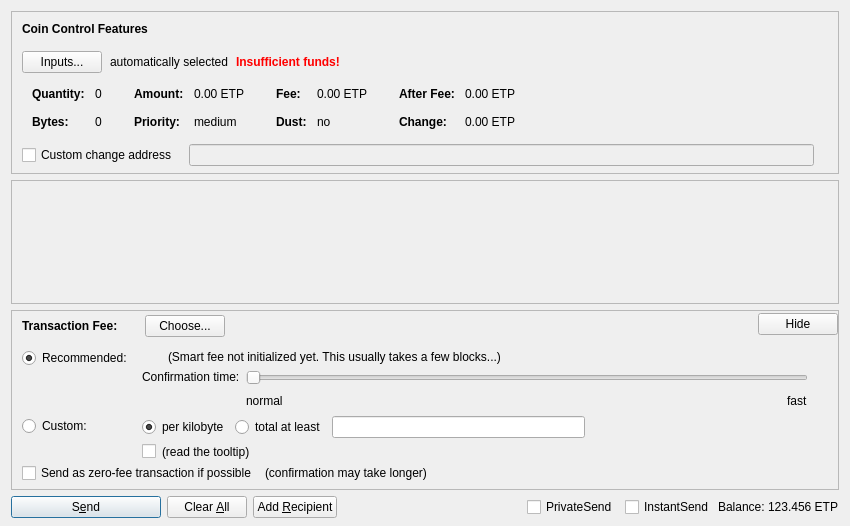
<?xml version="1.0" encoding="UTF-8"?>
<ui version="4.0">
 <class>SendCoinsDialog</class>
 <widget class="QDialog" name="SendCoinsDialog">
  <property name="geometry">
   <rect>
    <x>0</x>
    <y>0</y>
    <width>850</width>
    <height>526</height>
   </rect>
  </property>
  <property name="windowTitle">
   <string>Send Coins</string>
  </property>
  <layout class="QVBoxLayout" name="verticalLayout" stretch="0,1,0,0">
   <property name="bottomMargin">
    <number>8</number>
   </property>
   <item>
    <widget class="QFrame" name="frameCoinControl">
     <property name="sizePolicy">
      <sizepolicy hsizetype="Expanding" vsizetype="Expanding">
       <horstretch>0</horstretch>
       <verstretch>0</verstretch>
      </sizepolicy>
     </property>
     <property name="maximumSize">
      <size>
       <width>16777215</width>
       <height>16777215</height>
      </size>
     </property>
     <property name="frameShape">
      <enum>QFrame::StyledPanel</enum>
     </property>
     <property name="frameShadow">
      <enum>QFrame::Sunken</enum>
     </property>
     <layout class="QVBoxLayout" name="verticalLayoutCoinControl2">
      <property name="spacing">
       <number>0</number>
      </property>
      <property name="leftMargin">
       <number>0</number>
      </property>
      <property name="topMargin">
       <number>0</number>
      </property>
      <property name="rightMargin">
       <number>0</number>
      </property>
      <property name="bottomMargin">
       <number>6</number>
      </property>
      <item>
       <layout class="QVBoxLayout" name="verticalLayoutCoinControl" stretch="0,0,0,0,1">
        <property name="spacing">
         <number>0</number>
        </property>
        <property name="leftMargin">
         <number>10</number>
        </property>
        <property name="topMargin">
         <number>10</number>
        </property>
        <item>
         <layout class="QHBoxLayout" name="horizontalLayoutCoinControl1">
          <property name="bottomMargin">
           <number>15</number>
          </property>
          <item>
           <widget class="QLabel" name="labelCoinControlFeatures">
            <property name="sizePolicy">
             <sizepolicy hsizetype="Preferred" vsizetype="Maximum">
              <horstretch>0</horstretch>
              <verstretch>0</verstretch>
             </sizepolicy>
            </property>
            <property name="font">
             <font>
              <weight>75</weight>
              <bold>true</bold>
             </font>
            </property>
            <property name="styleSheet">
             <string notr="true">font-weight:bold;</string>
            </property>
            <property name="text">
             <string>Coin Control Features</string>
            </property>
           </widget>
          </item>
         </layout>
        </item>
        <item>
         <layout class="QHBoxLayout" name="horizontalLayoutCoinControl2" stretch="0,0,0,0">
          <property name="spacing">
           <number>8</number>
          </property>
          <property name="bottomMargin">
           <number>10</number>
          </property>
          <item>
           <widget class="QPushButton" name="pushButtonCoinControl">
            <property name="styleSheet">
             <string notr="true"/>
            </property>
            <property name="text">
             <string>Inputs...</string>
            </property>
            <property name="autoDefault">
             <bool>false</bool>
            </property>
           </widget>
          </item>
          <item>
           <widget class="QLabel" name="labelCoinControlAutomaticallySelected">
            <property name="text">
             <string>automatically selected</string>
            </property>
            <property name="margin">
             <number>5</number>
            </property>
           </widget>
          </item>
          <item>
           <widget class="QLabel" name="labelCoinControlInsuffFunds">
            <property name="font">
             <font>
              <weight>75</weight>
              <bold>true</bold>
             </font>
            </property>
            <property name="styleSheet">
             <string notr="true">color:red;font-weight:bold;</string>
            </property>
            <property name="text">
             <string>Insufficient funds!</string>
            </property>
            <property name="margin">
             <number>5</number>
            </property>
           </widget>
          </item>
          <item>
           <spacer name="horizontalSpacerCoinControl">
            <property name="orientation">
             <enum>Qt::Horizontal</enum>
            </property>
            <property name="sizeHint" stdset="0">
             <size>
              <width>40</width>
              <height>1</height>
             </size>
            </property>
           </spacer>
          </item>
         </layout>
        </item>
        <item>
         <widget class="QWidget" name="widgetCoinControl" native="true">
          <property name="sizePolicy">
           <sizepolicy hsizetype="Preferred" vsizetype="Preferred">
            <horstretch>0</horstretch>
            <verstretch>0</verstretch>
           </sizepolicy>
          </property>
          <property name="minimumSize">
           <size>
            <width>0</width>
            <height>0</height>
           </size>
          </property>
          <property name="styleSheet">
           <string notr="true"/>
          </property>
          <layout class="QHBoxLayout" name="horizontalLayoutCoinControl5">
           <property name="leftMargin">
            <number>0</number>
           </property>
           <property name="topMargin">
            <number>0</number>
           </property>
           <property name="rightMargin">
            <number>0</number>
           </property>
           <property name="bottomMargin">
            <number>0</number>
           </property>
           <item>
            <layout class="QHBoxLayout" name="horizontalLayoutCoinControl3" stretch="0,0,0,1">
             <property name="spacing">
              <number>20</number>
             </property>
             <property name="topMargin">
              <number>0</number>
             </property>
             <property name="bottomMargin">
              <number>10</number>
             </property>
             <item>
              <layout class="QFormLayout" name="formLayoutCoinControl1">
               <property name="horizontalSpacing">
                <number>10</number>
               </property>
               <property name="verticalSpacing">
                <number>14</number>
               </property>
               <property name="leftMargin">
                <number>10</number>
               </property>
               <property name="topMargin">
                <number>4</number>
               </property>
               <property name="rightMargin">
                <number>6</number>
               </property>
               <item row="0" column="0">
                <widget class="QLabel" name="labelCoinControlQuantityText">
                 <property name="font">
                  <font>
                   <weight>75</weight>
                   <bold>true</bold>
                  </font>
                 </property>
                 <property name="text">
                  <string>Quantity:</string>
                 </property>
                 <property name="margin">
                  <number>0</number>
                 </property>
                </widget>
               </item>
               <item row="0" column="1">
                <widget class="QLabel" name="labelCoinControlQuantity">
                 <property name="cursor">
                  <cursorShape>IBeamCursor</cursorShape>
                 </property>
                 <property name="contextMenuPolicy">
                  <enum>Qt::ActionsContextMenu</enum>
                 </property>
                 <property name="text">
                  <string notr="true">0</string>
                 </property>
                 <property name="margin">
                  <number>0</number>
                 </property>
                 <property name="textInteractionFlags">
                  <set>Qt::LinksAccessibleByMouse|Qt::TextSelectableByKeyboard|Qt::TextSelectableByMouse</set>
                 </property>
                </widget>
               </item>
               <item row="1" column="0">
                <widget class="QLabel" name="labelCoinControlBytesText">
                 <property name="font">
                  <font>
                   <weight>75</weight>
                   <bold>true</bold>
                  </font>
                 </property>
                 <property name="text">
                  <string>Bytes:</string>
                 </property>
                </widget>
               </item>
               <item row="1" column="1">
                <widget class="QLabel" name="labelCoinControlBytes">
                 <property name="cursor">
                  <cursorShape>IBeamCursor</cursorShape>
                 </property>
                 <property name="contextMenuPolicy">
                  <enum>Qt::ActionsContextMenu</enum>
                 </property>
                 <property name="text">
                  <string notr="true">0</string>
                 </property>
                 <property name="textInteractionFlags">
                  <set>Qt::LinksAccessibleByMouse|Qt::TextSelectableByKeyboard|Qt::TextSelectableByMouse</set>
                 </property>
                </widget>
               </item>
              </layout>
             </item>
             <item>
              <layout class="QFormLayout" name="formLayoutCoinControl2">
               <property name="horizontalSpacing">
                <number>10</number>
               </property>
               <property name="verticalSpacing">
                <number>14</number>
               </property>
               <property name="leftMargin">
                <number>6</number>
               </property>
               <property name="topMargin">
                <number>4</number>
               </property>
               <property name="rightMargin">
                <number>6</number>
               </property>
               <item row="0" column="0">
                <widget class="QLabel" name="labelCoinControlAmountText">
                 <property name="font">
                  <font>
                   <weight>75</weight>
                   <bold>true</bold>
                  </font>
                 </property>
                 <property name="text">
                  <string>Amount:</string>
                 </property>
                 <property name="margin">
                  <number>0</number>
                 </property>
                </widget>
               </item>
               <item row="0" column="1">
                <widget class="QLabel" name="labelCoinControlAmount">
                 <property name="cursor">
                  <cursorShape>IBeamCursor</cursorShape>
                 </property>
                 <property name="contextMenuPolicy">
                  <enum>Qt::ActionsContextMenu</enum>
                 </property>
                 <property name="text">
                  <string notr="true">0.00 ETP</string>
                 </property>
                 <property name="textInteractionFlags">
                  <set>Qt::LinksAccessibleByMouse|Qt::TextSelectableByKeyboard|Qt::TextSelectableByMouse</set>
                 </property>
                </widget>
               </item>
               <item row="1" column="0">
                <widget class="QLabel" name="labelCoinControlPriorityText">
                 <property name="font">
                  <font>
                   <weight>75</weight>
                   <bold>true</bold>
                  </font>
                 </property>
                 <property name="text">
                  <string>Priority:</string>
                 </property>
                </widget>
               </item>
               <item row="1" column="1">
                <widget class="QLabel" name="labelCoinControlPriority">
                 <property name="cursor">
                  <cursorShape>IBeamCursor</cursorShape>
                 </property>
                 <property name="contextMenuPolicy">
                  <enum>Qt::ActionsContextMenu</enum>
                 </property>
                 <property name="text">
                  <string>medium</string>
                 </property>
                 <property name="textInteractionFlags">
                  <set>Qt::LinksAccessibleByMouse|Qt::TextSelectableByKeyboard|Qt::TextSelectableByMouse</set>
                 </property>
                </widget>
               </item>
              </layout>
             </item>
             <item>
              <layout class="QFormLayout" name="formLayoutCoinControl3">
               <property name="horizontalSpacing">
                <number>10</number>
               </property>
               <property name="verticalSpacing">
                <number>14</number>
               </property>
               <property name="leftMargin">
                <number>6</number>
               </property>
               <property name="topMargin">
                <number>4</number>
               </property>
               <property name="rightMargin">
                <number>6</number>
               </property>
               <item row="0" column="0">
                <widget class="QLabel" name="labelCoinControlFeeText">
                 <property name="font">
                  <font>
                   <weight>75</weight>
                   <bold>true</bold>
                  </font>
                 </property>
                 <property name="text">
                  <string>Fee:</string>
                 </property>
                 <property name="margin">
                  <number>0</number>
                 </property>
                </widget>
               </item>
               <item row="0" column="1">
                <widget class="QLabel" name="labelCoinControlFee">
                 <property name="cursor">
                  <cursorShape>IBeamCursor</cursorShape>
                 </property>
                 <property name="contextMenuPolicy">
                  <enum>Qt::ActionsContextMenu</enum>
                 </property>
                 <property name="text">
                  <string notr="true">0.00 ETP</string>
                 </property>
                 <property name="textInteractionFlags">
                  <set>Qt::LinksAccessibleByMouse|Qt::TextSelectableByKeyboard|Qt::TextSelectableByMouse</set>
                 </property>
                </widget>
               </item>
               <item row="1" column="0">
                <widget class="QLabel" name="labelCoinControlLowOutputText">
                 <property name="font">
                  <font>
                   <weight>75</weight>
                   <bold>true</bold>
                  </font>
                 </property>
                 <property name="text">
                  <string>Dust:</string>
                 </property>
                </widget>
               </item>
               <item row="1" column="1">
                <widget class="QLabel" name="labelCoinControlLowOutput">
                 <property name="cursor">
                  <cursorShape>IBeamCursor</cursorShape>
                 </property>
                 <property name="contextMenuPolicy">
                  <enum>Qt::ActionsContextMenu</enum>
                 </property>
                 <property name="text">
                  <string>no</string>
                 </property>
                 <property name="textInteractionFlags">
                  <set>Qt::LinksAccessibleByMouse|Qt::TextSelectableByKeyboard|Qt::TextSelectableByMouse</set>
                 </property>
                </widget>
               </item>
              </layout>
             </item>
             <item>
              <layout class="QFormLayout" name="formLayoutCoinControl4">
               <property name="horizontalSpacing">
                <number>10</number>
               </property>
               <property name="verticalSpacing">
                <number>14</number>
               </property>
               <property name="leftMargin">
                <number>6</number>
               </property>
               <property name="topMargin">
                <number>4</number>
               </property>
               <property name="rightMargin">
                <number>6</number>
               </property>
               <item row="0" column="0">
                <widget class="QLabel" name="labelCoinControlAfterFeeText">
                 <property name="font">
                  <font>
                   <weight>75</weight>
                   <bold>true</bold>
                  </font>
                 </property>
                 <property name="text">
                  <string>After Fee:</string>
                 </property>
                 <property name="margin">
                  <number>0</number>
                 </property>
                </widget>
               </item>
               <item row="0" column="1">
                <widget class="QLabel" name="labelCoinControlAfterFee">
                 <property name="cursor">
                  <cursorShape>IBeamCursor</cursorShape>
                 </property>
                 <property name="contextMenuPolicy">
                  <enum>Qt::ActionsContextMenu</enum>
                 </property>
                 <property name="text">
                  <string notr="true">0.00 ETP</string>
                 </property>
                 <property name="textInteractionFlags">
                  <set>Qt::LinksAccessibleByMouse|Qt::TextSelectableByKeyboard|Qt::TextSelectableByMouse</set>
                 </property>
                </widget>
               </item>
               <item row="1" column="0">
                <widget class="QLabel" name="labelCoinControlChangeText">
                 <property name="font">
                  <font>
                   <weight>75</weight>
                   <bold>true</bold>
                  </font>
                 </property>
                 <property name="text">
                  <string>Change:</string>
                 </property>
                </widget>
               </item>
               <item row="1" column="1">
                <widget class="QLabel" name="labelCoinControlChange">
                 <property name="cursor">
                  <cursorShape>IBeamCursor</cursorShape>
                 </property>
                 <property name="contextMenuPolicy">
                  <enum>Qt::ActionsContextMenu</enum>
                 </property>
                 <property name="text">
                  <string notr="true">0.00 ETP</string>
                 </property>
                 <property name="textInteractionFlags">
                  <set>Qt::LinksAccessibleByMouse|Qt::TextSelectableByKeyboard|Qt::TextSelectableByMouse</set>
                 </property>
                </widget>
               </item>
              </layout>
             </item>
            </layout>
           </item>
          </layout>
         </widget>
        </item>
        <item>
         <layout class="QHBoxLayout" name="horizontalLayoutCoinControl4" stretch="0,0,0">
          <property name="spacing">
           <number>12</number>
          </property>
          <property name="sizeConstraint">
           <enum>QLayout::SetDefaultConstraint</enum>
          </property>
          <property name="topMargin">
           <number>5</number>
          </property>
          <property name="rightMargin">
           <number>5</number>
          </property>
          <item>
           <widget class="QCheckBox" name="checkBoxCoinControlChange">
            <property name="toolTip">
             <string>If this is activated, but the change address is empty or invalid, change will be sent to a newly generated address.</string>
            </property>
            <property name="text">
             <string>Custom change address</string>
            </property>
           </widget>
          </item>
          <item>
           <widget class="QValidatedLineEdit" name="lineEditCoinControlChange">
            <property name="enabled">
             <bool>false</bool>
            </property>
            <property name="sizePolicy">
             <sizepolicy hsizetype="Expanding" vsizetype="Fixed">
              <horstretch>0</horstretch>
              <verstretch>0</verstretch>
             </sizepolicy>
            </property>
           </widget>
          </item>
          <item>
           <widget class="QLabel" name="labelCoinControlChangeLabel">
            <property name="sizePolicy">
             <sizepolicy hsizetype="Preferred" vsizetype="Expanding">
              <horstretch>0</horstretch>
              <verstretch>0</verstretch>
             </sizepolicy>
            </property>
            <property name="minimumSize">
             <size>
              <width>0</width>
              <height>0</height>
             </size>
            </property>
            <property name="text">
             <string/>
            </property>
            <property name="margin">
             <number>3</number>
            </property>
           </widget>
          </item>
         </layout>
        </item>
        <item>
         <spacer name="verticalSpacerCoinControl">
          <property name="orientation">
           <enum>Qt::Vertical</enum>
          </property>
          <property name="sizeHint" stdset="0">
           <size>
            <width>800</width>
            <height>1</height>
           </size>
          </property>
         </spacer>
        </item>
       </layout>
      </item>
     </layout>
    </widget>
   </item>
   <item>
    <widget class="QScrollArea" name="scrollArea">
     <property name="widgetResizable">
      <bool>true</bool>
     </property>
     <widget class="QWidget" name="scrollAreaWidgetContents">
      <property name="geometry">
       <rect>
        <x>0</x>
        <y>0</y>
        <width>830</width>
        <height>69</height>
       </rect>
      </property>
      <layout class="QVBoxLayout" name="verticalLayout_2" stretch="0,1">
       <property name="leftMargin">
        <number>0</number>
       </property>
       <property name="topMargin">
        <number>0</number>
       </property>
       <property name="rightMargin">
        <number>0</number>
       </property>
       <property name="bottomMargin">
        <number>0</number>
       </property>
       <item>
        <layout class="QVBoxLayout" name="entries">
         <property name="spacing">
          <number>6</number>
         </property>
        </layout>
       </item>
       <item>
        <spacer name="verticalSpacer">
         <property name="orientation">
          <enum>Qt::Vertical</enum>
         </property>
         <property name="sizeHint" stdset="0">
          <size>
           <width>20</width>
           <height>40</height>
          </size>
         </property>
        </spacer>
       </item>
      </layout>
     </widget>
    </widget>
   </item>
   <item>
    <widget class="QFrame" name="frameFee">
     <property name="sizePolicy">
      <sizepolicy hsizetype="Expanding" vsizetype="Expanding">
       <horstretch>0</horstretch>
       <verstretch>0</verstretch>
      </sizepolicy>
     </property>
     <property name="maximumSize">
      <size>
       <width>16777215</width>
       <height>16777215</height>
      </size>
     </property>
     <property name="frameShape">
      <enum>QFrame::StyledPanel</enum>
     </property>
     <property name="frameShadow">
      <enum>QFrame::Sunken</enum>
     </property>
     <layout class="QVBoxLayout" name="verticalLayoutFee1">
      <property name="spacing">
       <number>0</number>
      </property>
      <property name="leftMargin">
       <number>0</number>
      </property>
      <property name="topMargin">
       <number>0</number>
      </property>
      <property name="rightMargin">
       <number>0</number>
      </property>
      <property name="bottomMargin">
       <number>0</number>
      </property>
      <item>
       <layout class="QVBoxLayout" name="verticalLayoutFee2" stretch="0,0,0">
        <property name="spacing">
         <number>0</number>
        </property>
        <property name="leftMargin">
         <number>10</number>
        </property>
        <property name="topMargin">
         <number>0</number>
        </property>
        <item>
         <layout class="QHBoxLayout" name="horizontalLayoutFee1">
          <property name="bottomMargin">
           <number>0</number>
          </property>
          <item>
           <layout class="QVBoxLayout" name="verticalLayoutFee7">
            <property name="spacing">
             <number>0</number>
            </property>
            <item>
             <spacer name="verticalSpacerSmartFee">
              <property name="orientation">
               <enum>Qt::Vertical</enum>
              </property>
              <property name="sizeType">
               <enum>QSizePolicy::Fixed</enum>
              </property>
              <property name="sizeHint" stdset="0">
               <size>
                <width>1</width>
                <height>4</height>
               </size>
              </property>
             </spacer>
            </item>
            <item>
             <layout class="QHBoxLayout" name="horizontalLayoutSmartFee">
              <property name="spacing">
               <number>10</number>
              </property>
              <item>
               <widget class="QLabel" name="labelFeeHeadline">
                <property name="sizePolicy">
                 <sizepolicy hsizetype="Preferred" vsizetype="Maximum">
                  <horstretch>0</horstretch>
                  <verstretch>0</verstretch>
                 </sizepolicy>
                </property>
                <property name="font">
                 <font>
                  <weight>75</weight>
                  <bold>true</bold>
                 </font>
                </property>
                <property name="styleSheet">
                 <string notr="true">font-weight:bold;</string>
                </property>
                <property name="text">
                 <string>Transaction Fee:</string>
                </property>
               </widget>
              </item>
              <item>
               <widget class="QLabel" name="labelFeeMinimized">
                <property name="text">
                 <string/>
                </property>
               </widget>
              </item>
              <item>
               <widget class="QPushButton" name="buttonChooseFee">
                <property name="text">
                 <string>Choose...</string>
                </property>
               </widget>
              </item>
             </layout>
            </item>
            <item>
             <spacer name="verticalSpacer_5">
              <property name="orientation">
               <enum>Qt::Vertical</enum>
              </property>
              <property name="sizeHint" stdset="0">
               <size>
                <width>1</width>
                <height>1</height>
               </size>
              </property>
             </spacer>
            </item>
           </layout>
          </item>
          <item>
           <spacer name="horizontalSpacer_4">
            <property name="orientation">
             <enum>Qt::Horizontal</enum>
            </property>
            <property name="sizeHint" stdset="0">
             <size>
              <width>40</width>
              <height>20</height>
             </size>
            </property>
           </spacer>
          </item>
          <item>
           <widget class="QPushButton" name="buttonMinimizeFee">
            <property name="toolTip">
             <string>collapse fee-settings</string>
            </property>
            <property name="text">
             <string>Hide</string>
            </property>
           </widget>
          </item>
         </layout>
        </item>
        <item>
         <widget class="QFrame" name="frameFeeSelection">
          <layout class="QVBoxLayout" name="verticalLayoutFee12">
           <property name="spacing">
            <number>0</number>
           </property>
           <property name="leftMargin">
            <number>0</number>
           </property>
           <property name="topMargin">
            <number>0</number>
           </property>
           <property name="rightMargin">
            <number>0</number>
           </property>
           <property name="bottomMargin">
            <number>0</number>
           </property>
           <item>
            <layout class="QGridLayout" name="gridLayoutFee">
             <property name="topMargin">
              <number>10</number>
             </property>
             <property name="bottomMargin">
              <number>4</number>
             </property>
             <property name="horizontalSpacing">
              <number>10</number>
             </property>
             <property name="verticalSpacing">
              <number>4</number>
             </property>
             <item row="1" column="1">
              <layout class="QVBoxLayout" name="verticalLayoutFee8">
               <property name="spacing">
                <number>6</number>
               </property>
               <item>
                <layout class="QHBoxLayout" name="horizontalLayoutFee13">
                 <item>
                  <widget class="QRadioButton" name="radioCustomPerKilobyte">
                   <property name="toolTip">
                    <string>If the custom fee is set to 1000 duffs and the transaction is only 250 bytes, then &quot;per kilobyte&quot; only pays 250 duffs in fee,&lt;br /&gt;while &quot;at least&quot; pays 1000 duffs. For transactions bigger than a kilobyte both pay by kilobyte.</string>
                   </property>
                   <property name="text">
                    <string>per kilobyte</string>
                   </property>
                   <property name="checked">
                    <bool>true</bool>
                   </property>
                   <attribute name="buttonGroup">
                    <string notr="true">groupCustomFee</string>
                   </attribute>
                  </widget>
                 </item>
                 <item>
                  <widget class="QRadioButton" name="radioCustomAtLeast">
                   <property name="toolTip">
                    <string>If the custom fee is set to 1000 duffs and the transaction is only 250 bytes, then &quot;per kilobyte&quot; only pays 250 duffs in fee,&lt;br /&gt;while &quot;total at least&quot; pays 1000 duffs. For transactions bigger than a kilobyte both pay by kilobyte.</string>
                   </property>
                   <property name="text">
                    <string>total at least</string>
                   </property>
                   <attribute name="buttonGroup">
                    <string notr="true">groupCustomFee</string>
                   </attribute>
                  </widget>
                 </item>
                 <item>
                  <widget class="BitcoinAmountField" name="customFee"/>
                 </item>
                 <item>
                  <spacer name="horizontalSpacer_6">
                   <property name="orientation">
                    <enum>Qt::Horizontal</enum>
                   </property>
                   <property name="sizeHint" stdset="0">
                    <size>
                     <width>1</width>
                     <height>1</height>
                    </size>
                   </property>
                  </spacer>
                 </item>
                </layout>
               </item>
               <item>
                <layout class="QHBoxLayout" name="horizontalLayoutFee8">
                 <item>
                  <widget class="QCheckBox" name="checkBoxMinimumFee">
                   <property name="toolTip">
                    <string>Paying only the minimum fee is just fine as long as there is less transaction volume than space in the blocks.&lt;br /&gt;But be aware that this can end up in a never confirming transaction once there is more demand for etp transactions than the network can process.</string>
                   </property>
                   <property name="text">
                    <string/>
                   </property>
                  </widget>
                 </item>
                 <item>
                  <widget class="QLabel" name="labelMinFeeWarning">
                   <property name="enabled">
                    <bool>true</bool>
                   </property>
                   <property name="toolTip">
                    <string>Paying only the minimum fee is just fine as long as there is less transaction volume than space in the blocks.&lt;br /&gt;But be aware that this can end up in a never confirming transaction once there is more demand for etp transactions than the network can process.</string>
                   </property>
                   <property name="text">
                    <string>(read the tooltip)</string>
                   </property>
                   <property name="margin">
                    <number>5</number>
                   </property>
                  </widget>
                 </item>
                 <item>
                  <spacer name="horizontalSpacer_2">
                   <property name="orientation">
                    <enum>Qt::Horizontal</enum>
                   </property>
                   <property name="sizeHint" stdset="0">
                    <size>
                     <width>1</width>
                     <height>1</height>
                    </size>
                   </property>
                  </spacer>
                 </item>
                </layout>
               </item>
              </layout>
             </item>
             <item row="0" column="0">
              <layout class="QVBoxLayout" name="verticalLayoutFee4" stretch="0,1">
               <item>
                <widget class="QRadioButton" name="radioSmartFee">
                 <property name="text">
                  <string>Recommended:</string>
                 </property>
                 <property name="checked">
                  <bool>true</bool>
                 </property>
                 <attribute name="buttonGroup">
                  <string notr="true">groupFee</string>
                 </attribute>
                </widget>
               </item>
               <item>
                <spacer name="verticalSpacer_2">
                 <property name="orientation">
                  <enum>Qt::Vertical</enum>
                 </property>
                 <property name="sizeHint" stdset="0">
                  <size>
                   <width>1</width>
                   <height>1</height>
                  </size>
                 </property>
                </spacer>
               </item>
              </layout>
             </item>
             <item row="1" column="0">
              <layout class="QVBoxLayout" name="verticalLayoutFee9" stretch="0,1">
               <item>
                <widget class="QRadioButton" name="radioCustomFee">
                 <property name="text">
                  <string>Custom:</string>
                 </property>
                 <attribute name="buttonGroup">
                  <string notr="true">groupFee</string>
                 </attribute>
                </widget>
               </item>
               <item>
                <spacer name="verticalSpacer_6">
                 <property name="orientation">
                  <enum>Qt::Vertical</enum>
                 </property>
                 <property name="sizeHint" stdset="0">
                  <size>
                   <width>1</width>
                   <height>1</height>
                  </size>
                 </property>
                </spacer>
               </item>
              </layout>
             </item>
             <item row="0" column="1">
              <layout class="QVBoxLayout" name="verticalLayoutFee3" stretch="0,0,1">
               <property name="spacing">
                <number>6</number>
               </property>
               <property name="topMargin">
                <number>2</number>
               </property>
               <item>
                <layout class="QHBoxLayout" name="horizontalLayoutFee12">
                 <item>
                  <widget class="QLabel" name="labelSmartFee">
                   <property name="text">
                    <string/>
                   </property>
                   <property name="margin">
                    <number>2</number>
                   </property>
                  </widget>
                 </item>
                 <item>
                  <widget class="QLabel" name="labelFeeEstimation">
                   <property name="text">
                    <string/>
                   </property>
                  </widget>
                 </item>
                 <item>
                  <widget class="QLabel" name="labelSmartFee2">
                   <property name="text">
                    <string>(Smart fee not initialized yet. This usually takes a few blocks...)</string>
                   </property>
                   <property name="margin">
                    <number>2</number>
                   </property>
                  </widget>
                 </item>
                 <item>
                  <spacer name="horizontalSpacer_5">
                   <property name="orientation">
                    <enum>Qt::Horizontal</enum>
                   </property>
                   <property name="sizeHint" stdset="0">
                    <size>
                     <width>1</width>
                     <height>1</height>
                    </size>
                   </property>
                  </spacer>
                 </item>
                </layout>
               </item>
               <item>
                <layout class="QHBoxLayout" name="horizontalLayoutFee9">
                 <item>
                  <layout class="QVBoxLayout" name="verticalLayoutFee6">
                   <item>
                    <widget class="QLabel" name="labelSmartFee3">
                     <property name="text">
                      <string>Confirmation time:</string>
                     </property>
                     <property name="margin">
                      <number>2</number>
                     </property>
                    </widget>
                   </item>
                   <item>
                    <spacer name="verticalSpacer_3">
                     <property name="orientation">
                      <enum>Qt::Vertical</enum>
                     </property>
                     <property name="sizeHint" stdset="0">
                      <size>
                       <width>1</width>
                       <height>1</height>
                      </size>
                     </property>
                    </spacer>
                   </item>
                  </layout>
                 </item>
                 <item>
                  <layout class="QVBoxLayout" name="verticalLayoutFee5">
                   <property name="rightMargin">
                    <number>30</number>
                   </property>
                   <item>
                    <widget class="QSlider" name="sliderSmartFee">
                     <property name="minimum">
                      <number>0</number>
                     </property>
                     <property name="maximum">
                      <number>24</number>
                     </property>
                     <property name="pageStep">
                      <number>1</number>
                     </property>
                     <property name="value">
                      <number>0</number>
                     </property>
                     <property name="orientation">
                      <enum>Qt::Horizontal</enum>
                     </property>
                     <property name="invertedAppearance">
                      <bool>false</bool>
                     </property>
                     <property name="invertedControls">
                      <bool>false</bool>
                     </property>
                     <property name="tickPosition">
                      <enum>QSlider::NoTicks</enum>
                     </property>
                    </widget>
                   </item>
                   <item>
                    <layout class="QHBoxLayout" name="horizontalLayoutFee10">
                     <item>
                      <widget class="QLabel" name="labelSmartFeeNormal">
                       <property name="text">
                        <string>normal</string>
                       </property>
                      </widget>
                     </item>
                     <item>
                      <spacer name="horizontalSpacer_3">
                       <property name="orientation">
                        <enum>Qt::Horizontal</enum>
                       </property>
                       <property name="sizeHint" stdset="0">
                        <size>
                         <width>40</width>
                         <height>20</height>
                        </size>
                       </property>
                      </spacer>
                     </item>
                     <item>
                      <widget class="QLabel" name="labelSmartFeeFast">
                       <property name="text">
                        <string>fast</string>
                       </property>
                      </widget>
                     </item>
                    </layout>
                   </item>
                  </layout>
                 </item>
                </layout>
               </item>
               <item>
                <spacer name="verticalSpacer_4">
                 <property name="orientation">
                  <enum>Qt::Vertical</enum>
                 </property>
                 <property name="sizeHint" stdset="0">
                  <size>
                   <width>1</width>
                   <height>1</height>
                  </size>
                 </property>
                </spacer>
               </item>
              </layout>
             </item>
            </layout>
           </item>
           <item>
            <layout class="QHBoxLayout" name="horizontalLayoutFee5" stretch="0,0,0">
             <property name="spacing">
              <number>8</number>
             </property>
             <property name="bottomMargin">
              <number>4</number>
             </property>
             <item>
              <widget class="QCheckBox" name="checkBoxFreeTx">
               <property name="text">
                <string>Send as zero-fee transaction if possible</string>
               </property>
              </widget>
             </item>
             <item>
              <widget class="QLabel" name="labelFreeTx">
               <property name="text">
                <string>(confirmation may take longer)</string>
               </property>
               <property name="margin">
                <number>5</number>
               </property>
              </widget>
             </item>
             <item>
              <spacer name="horizontalSpacerFee5">
               <property name="orientation">
                <enum>Qt::Horizontal</enum>
               </property>
               <property name="sizeHint" stdset="0">
                <size>
                 <width>1</width>
                 <height>1</height>
                </size>
               </property>
              </spacer>
             </item>
            </layout>
           </item>
           <item>
            <spacer name="verticalSpacerFee2">
             <property name="orientation">
              <enum>Qt::Vertical</enum>
             </property>
             <property name="sizeHint" stdset="0">
              <size>
               <width>1</width>
               <height>1</height>
              </size>
             </property>
            </spacer>
           </item>
          </layout>
         </widget>
        </item>
        <item>
         <spacer name="verticalSpacerFee">
          <property name="orientation">
           <enum>Qt::Vertical</enum>
          </property>
          <property name="sizeHint" stdset="0">
           <size>
            <width>800</width>
            <height>1</height>
           </size>
          </property>
         </spacer>
        </item>
       </layout>
      </item>
     </layout>
    </widget>
   </item>
   <item>
    <layout class="QHBoxLayout" name="horizontalLayout">
     <item>
      <widget class="QPushButton" name="sendButton">
       <property name="minimumSize">
        <size>
         <width>150</width>
         <height>0</height>
        </size>
       </property>
       <property name="toolTip">
        <string>Confirm the send action</string>
       </property>
       <property name="text">
        <string>S&amp;end</string>
       </property>
       <property name="autoDefault">
        <bool>false</bool>
       </property>
       <property name="default">
        <bool>true</bool>
       </property>
      </widget>
     </item>
     <item>
      <widget class="QPushButton" name="clearButton">
       <property name="sizePolicy">
        <sizepolicy hsizetype="Minimum" vsizetype="Fixed">
         <horstretch>0</horstretch>
         <verstretch>0</verstretch>
        </sizepolicy>
       </property>
       <property name="toolTip">
        <string>Clear all fields of the form.</string>
       </property>
       <property name="text">
        <string>Clear &amp;All</string>
       </property>
       <property name="autoDefault">
        <bool>false</bool>
       </property>
      </widget>
     </item>
     <item>
      <widget class="QPushButton" name="addButton">
       <property name="toolTip">
        <string>Send to multiple recipients at once</string>
       </property>
       <property name="text">
        <string>Add &amp;Recipient</string>
       </property>
       <property name="autoDefault">
        <bool>false</bool>
       </property>
      </widget>
     </item>
     <item>
      <spacer name="horizontalSpacer">
       <property name="orientation">
        <enum>Qt::Horizontal</enum>
       </property>
       <property name="sizeHint" stdset="0">
        <size>
         <width>40</width>
         <height>20</height>
        </size>
       </property>
      </spacer>
     </item>
     <item>
      <layout class="QHBoxLayout" name="horizontalLayout_2">
       <property name="spacing">
        <number>3</number>
       </property>
       <item>
        <widget class="QCheckBox" name="checkUsePrivateSend">
         <property name="minimumSize">
          <size>
           <width>95</width>
           <height>0</height>
          </size>
         </property>
         <property name="text">
          <string>PrivateSend</string>
         </property>
         <property name="checked">
          <bool>false</bool>
         </property>
        </widget>
       </item>
       <item>
        <widget class="QCheckBox" name="checkUseInstantSend">
         <property name="enabled">
          <bool>true</bool>
         </property>
         <property name="minimumSize">
          <size>
           <width>85</width>
           <height>0</height>
          </size>
         </property>
         <property name="text">
          <string>InstantSend</string>
         </property>
        </widget>
       </item>
       <item>
        <widget class="QLabel" name="label">
         <property name="text">
          <string>Balance:</string>
         </property>
        </widget>
       </item>
       <item>
        <widget class="QLabel" name="labelBalance">
         <property name="sizePolicy">
          <sizepolicy hsizetype="Preferred" vsizetype="Fixed">
           <horstretch>0</horstretch>
           <verstretch>0</verstretch>
          </sizepolicy>
         </property>
         <property name="cursor">
          <cursorShape>IBeamCursor</cursorShape>
         </property>
         <property name="text">
          <string notr="true">123.456 ETP</string>
         </property>
         <property name="textInteractionFlags">
          <set>Qt::LinksAccessibleByMouse|Qt::TextSelectableByKeyboard|Qt::TextSelectableByMouse</set>
         </property>
        </widget>
       </item>
      </layout>
     </item>
    </layout>
   </item>
  </layout>
 </widget>
 <customwidgets>
  <customwidget>
   <class>QValidatedLineEdit</class>
   <extends>QLineEdit</extends>
   <header>qvalidatedlineedit.h</header>
  </customwidget>
  <customwidget>
   <class>BitcoinAmountField</class>
   <extends>QLineEdit</extends>
   <header>bitcoinamountfield.h</header>
   <container>1</container>
  </customwidget>
 </customwidgets>
 <resources>
  <include location="../etp.qrc"/>
 </resources>
 <connections/>
 <buttongroups>
  <buttongroup name="groupCustomFee"/>
  <buttongroup name="groupFee"/>
 </buttongroups>
</ui>
